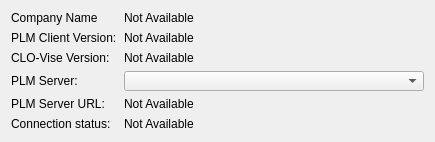
<?xml version="1.0" encoding="UTF-8"?>
<ui version="4.0">
 <class>PLMSettings</class>
 <widget class="QWidget" name="PLMSettings">
  <property name="geometry">
   <rect>
    <x>0</x>
    <y>0</y>
    <width>548</width>
    <height>194</height>
   </rect>
  </property>
  <property name="windowTitle">
   <string>Form</string>
  </property>
  <layout class="QGridLayout" name="gridLayout_2">
   <property name="sizeConstraint">
    <enum>QLayout::SetFixedSize</enum>
   </property>
   <item row="0" column="0">
    <layout class="QGridLayout" name="gridLayout">
     <property name="horizontalSpacing">
      <number>7</number>
     </property>
     <item row="4" column="0">
      <widget class="QLabel" name="label_PLMServerURL_Key">
       <property name="text">
        <string>PLM Server URL:</string>
       </property>
      </widget>
     </item>
     <item row="1" column="0">
      <widget class="QLabel" name="lable_PLMVersion_Key">
       <property name="text">
        <string>PLM Client Version:</string>
       </property>
      </widget>
     </item>
     <item row="4" column="1">
      <widget class="QLabel" name="label_PLMServerURL_Value">
       <property name="text">
        <string>Not Available</string>
       </property>
      </widget>
     </item>
     <item row="3" column="0">
      <widget class="QLabel" name="label_PLMServer_Key">
       <property name="text">
        <string>PLM Server:</string>
       </property>
      </widget>
     </item>
     <item row="2" column="1">
      <widget class="QLabel" name="label_CLOVise_Value">
       <property name="text">
        <string>Not Available</string>
       </property>
      </widget>
     </item>
     <item row="3" column="1">
      <widget class="QComboBox" name="comboBox_PLMServer">
       <property name="sizePolicy">
        <sizepolicy hsizetype="Fixed" vsizetype="Fixed">
         <horstretch>0</horstretch>
         <verstretch>0</verstretch>
        </sizepolicy>
       </property>
       <property name="minimumSize">
        <size>
         <width>300</width>
         <height>20</height>
        </size>
       </property>
       <property name="maximumSize">
        <size>
         <width>300</width>
         <height>20</height>
        </size>
       </property>
       <property name="duplicatesEnabled">
        <bool>false</bool>
       </property>
      </widget>
     </item>
     <item row="5" column="1">
      <widget class="QLabel" name="label_ConnectionStatus_Value">
       <property name="text">
        <string>Not Available</string>
       </property>
      </widget>
     </item>
     <item row="5" column="0">
      <widget class="QLabel" name="label_ConnectionStatus_key">
       <property name="text">
        <string>Connection status:</string>
       </property>
      </widget>
     </item>
     <item row="1" column="1">
      <widget class="QLabel" name="lable_PLMVersion_Value">
       <property name="text">
        <string>Not Available</string>
       </property>
      </widget>
     </item>
     <item row="2" column="0">
      <widget class="QLabel" name="label_CLOVise_Key">
       <property name="text">
        <string>CLO-Vise Version:</string>
       </property>
      </widget>
     </item>
     <item row="0" column="0">
      <widget class="QLabel" name="label_CompanyName_Key">
       <property name="text">
        <string>Company Name</string>
       </property>
      </widget>
     </item>
     <item row="0" column="1">
      <widget class="QLabel" name="label_CompanyName_Value">
       <property name="text">
        <string>Not Available</string>
       </property>
      </widget>
     </item>
    </layout>
   </item>
  </layout>
 </widget>
 <resources/>
 <connections/>
</ui>
